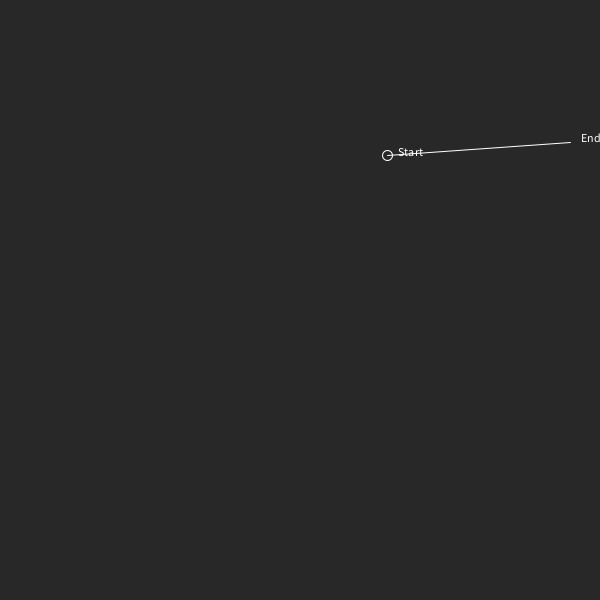
Frame 1 (no input)
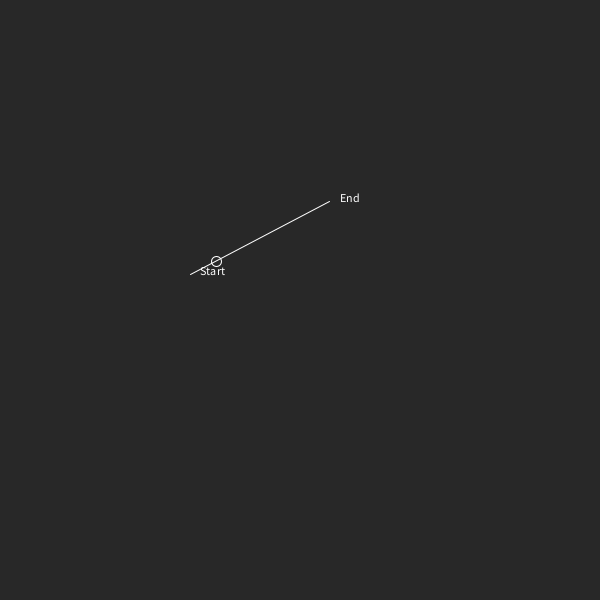
Frame 60 (the mouse pressed at the canvas centre just before this capture)
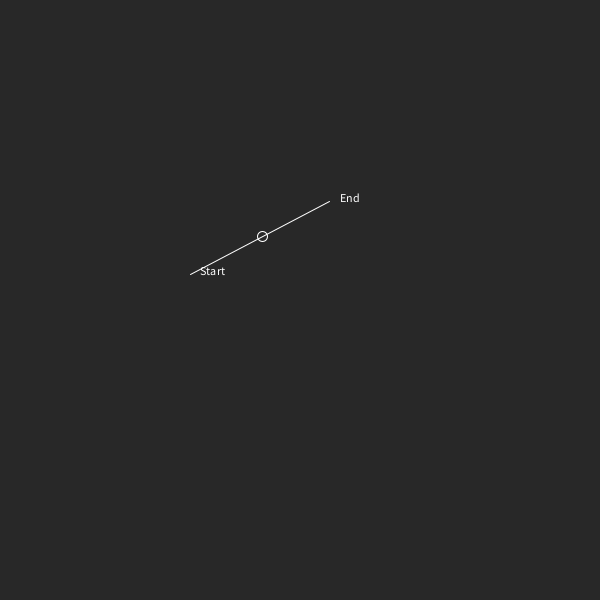
Frame 120 (the mouse held since frame 60 and released just before this capture)

The Processing sketch that drew these frames (run headless with seeded random() and noise(); from frame 60 on, the mouse is pressed at the canvas centre):

// Processing sketch: interpolation_position
// ── interpolation_position.pde
/* OpenProcessing Tweak of *@*http://www.openprocessing.org/sketch/82531*@* */
/* !do not delete the line above, required for linking your tweak if you upload again */

float sx, sy;
float ex, ey;
float speed;
float move;
float x, y;

void setup() {
  size(600, 600);


  sx = random(width);
  sy = random(height);
  ex = random(width);
  ey = random(height);
  speed = random(0.001, 0.05);
  move = 0;
}


void draw() {
  background(40);

  noFill();
  stroke(255);

  line(sx, sy, ex, ey);
  text("Start", sx + 10, sy);
  text("End", ex + 10, ey);


  goToPoint(ex, ey);

  ellipse(x, y, 10, 10);
  updateMove();
}

void goToPoint(float x_, float y_)
{
  float progress = move;

  x = lerp(sx, ex, progress);     // we can calculate x and y separately
  y = lerp(sy, ey, progress);
}

void updateMove()
{
  if (move < 1)
  {
    move+= speed;
  }
  else
  {
    sx = random(width);
    sy = random(height);
    ex = random(width);
    ey = random(height);
    speed = random(0.001, 0.05);
    move = 0;
  }
}
